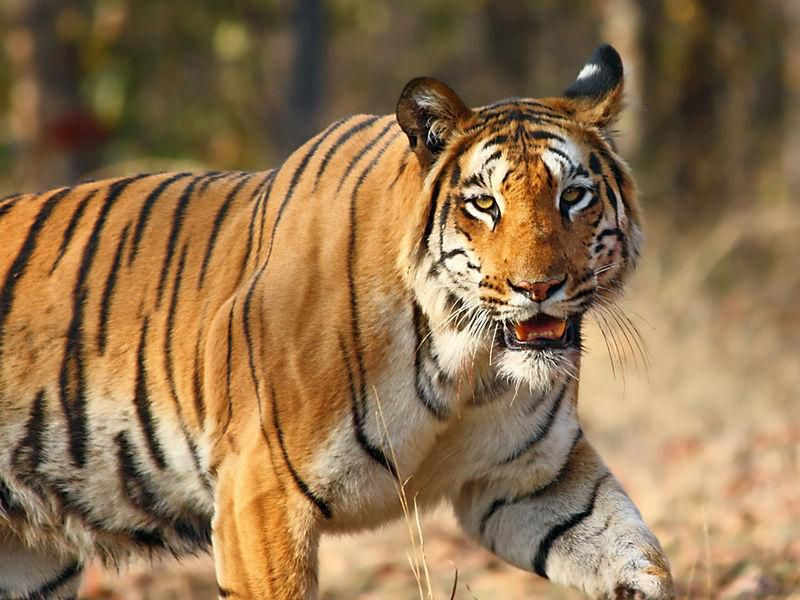
#> input picture tiger.jpg, 800 x 600 px
$ jupyter execute 'Image Processing.ipynb'
#> lines starting #> are read from the running program, lines starting #| are printed output that depends on the picture; after the words box and inside, x2 and y2 are one past the last pixel; in counts of white or black regions, pixels touching at a corner belong together
[cell 1]
import cv2
import numpy as np

[cell 2]
photo=np.zeros((600,600,3))

[cell 3]
photo.shape

# CREATING OUR OWN IMAGE

[cell 4]
#head
cv2.circle(photo, center=(300,75), radius=75, color=(255,255,255), thickness=3)
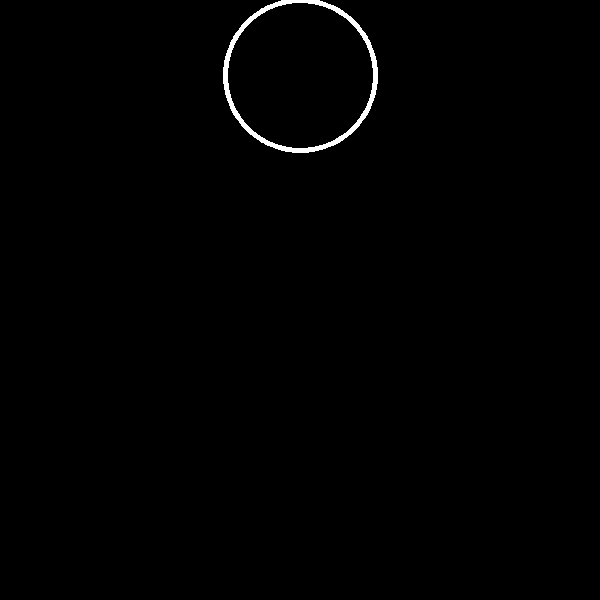
#> photo: shape (600, 600, 3) float64; 0.63% white; 1 white region, box (x1, y1, x2, y2) and area: (223, 0, 378, 153) 2266
#left eye
cv2.circle(photo ,center=(270,50) , radius=10,color=(10,20,30),thickness=2)
#> photo: shape (600, 600, 3) float64; 0.05% of pixels changed, all inside (x1, y1, x2, y2) = (259, 39, 282, 62)
#right eye
cv2.circle(photo ,center=(330,50) , radius=10,color=(10,20,30),thickness=2)
#> photo: shape (600, 600, 3) float64; mean of channels 0, 1, 2 1.6, 1.6, 1.6
#nose
photo[70:100, 300:305]=[255,255,255]
#mouth
cv2.ellipse(photo,(302,110),(30,30),0,0,180,320,-1)

#neck
photo[150:190, 300:310]=[0,255,0]
#chest
photo[190:400, 235:375]=[0,0,255]
#left_hand
photo[190:200, 80:235]=[0,255,255]
#right hand
photo[190:200, 375:530]=[0,255,255]
#left leg
photo[400:550, 250:270]=[0,255,255]
#right leg
photo[400:550, 330:350]=[0,255,255]

cv2.imshow("photo",photo)
cv2.waitKey()
cv2.destroyAllWindows()

# CROP SOME PART OF TWO IMAGES AND SWAP IT

[cell 5]
img1=cv2.imread("tiger.jpg")
#> img1 is the input picture: shape (600, 800, 3); mean B, G, R 79.3, 114.9, 144.6
img2=cv2.imread("nature.jpg")
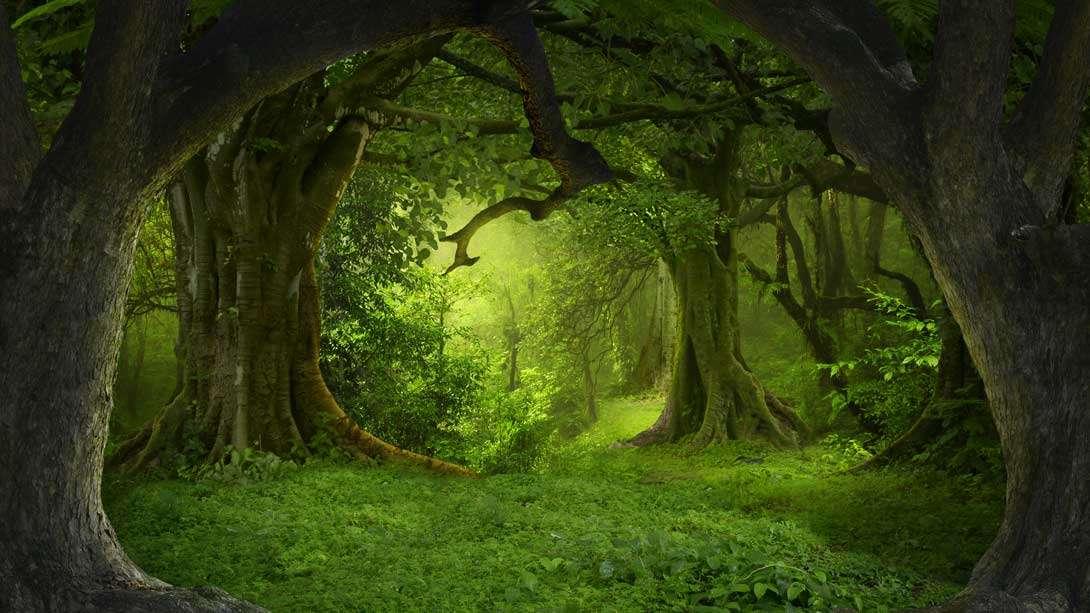
#> input picture nature.jpg, 1090 x 613 px
#> img2 is the input picture: shape (613, 1090, 3); mean B, G, R 19.4, 64.6, 52.1
cv2.imshow('img1',img1)
cv2.imshow('img2',img2)
cv2.waitKey()
cv2.destroyAllWindows()

[cell 6]
img1.shape
#> Out = (600, 800, 3)

[cell 7]
img22=cv2.imread('nature.jpg')

[cell 8]
img2.shape
#> Out = (613, 1090, 3)

[cell 9]
img11=img1[0:400, 100:700]
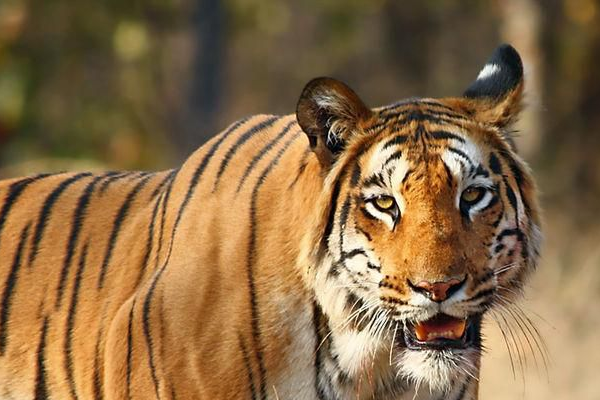
#> img11: shape (400, 600, 3); mean B, G, R 70.3, 107.2, 137.2
cv2.imshow('Cropped Image 1',img11)
cv2.waitKey()
cv2.destroyAllWindows()

[cell 10]
img2[200:600, 100:700]=img11
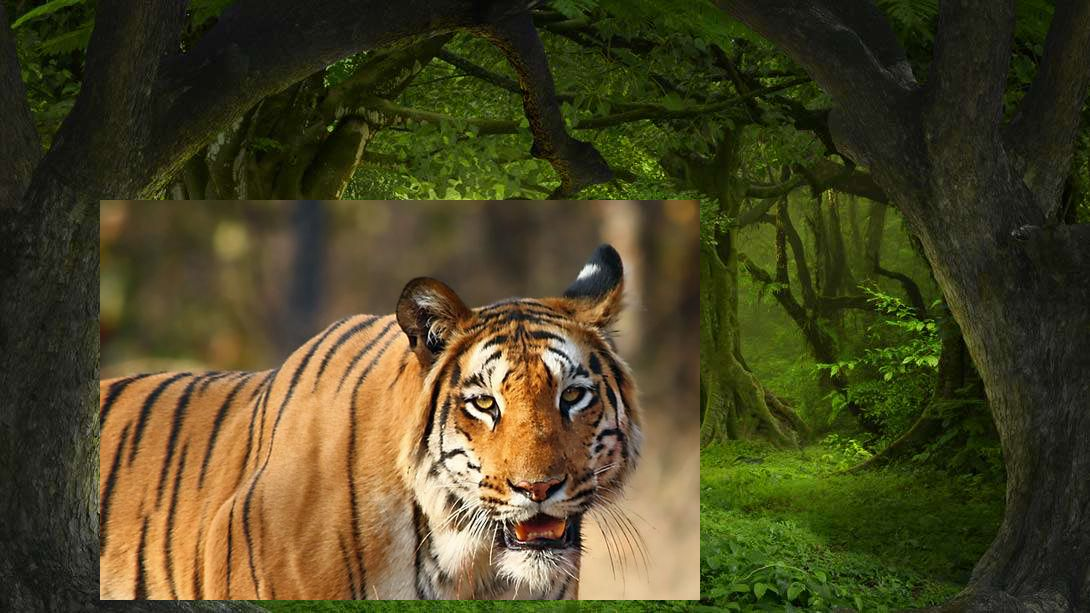
#> img2: shape (613, 1090, 3); mean B, G, R 36.5, 69.6, 75.1
cv2.imshow('swaping1',img2)
cv2.waitKey()
cv2.destroyAllWindows()

[cell 11]
img21=img22[0:400, 100:700]
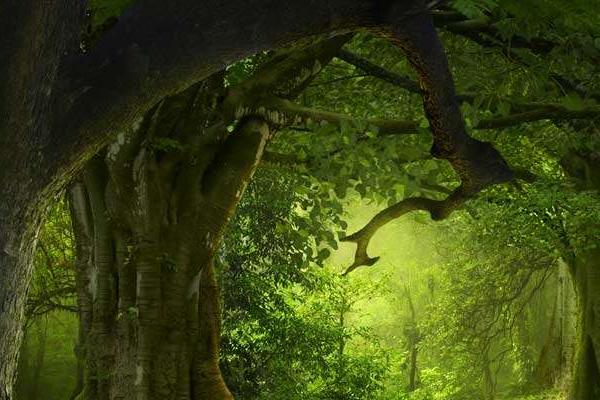
#> img21: shape (400, 600, 3); mean B, G, R 19.7, 70.2, 59.6
cv2.imshow('Cropped Image 2',img21)
cv2.waitKey()
cv2.destroyAllWindows()

[cell 12]
img1[200:600, 100:700]=img21
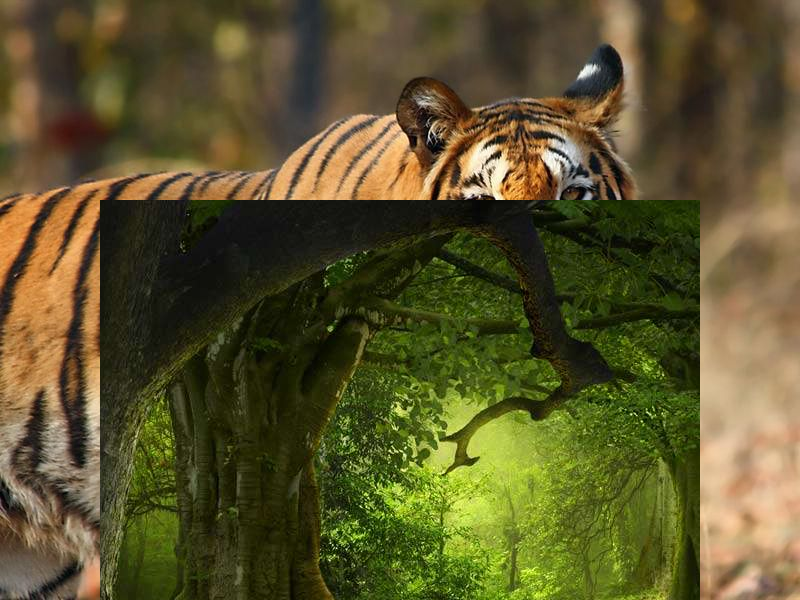
#> img1: shape (600, 800, 3); mean B, G, R 43.1, 83.9, 90.4
cv2.imshow('swaping2',img1)
cv2.waitKey()
cv2.destroyAllWindows()

#  TAKING 2 IMAGE AND COMBINING IT TO FORM SINGLE IMAGE

[cell 13]
img01=cv2.imread("tiger.jpg")
img02=cv2.imread("nature.jpg")

print(img01.shape)
#| (600, 800, 3)
print(img02.shape)
#| (613, 1090, 3)

[cell 14]
img02=img02[0:600, 0:800]
hor=np.hstack((img01,img02))
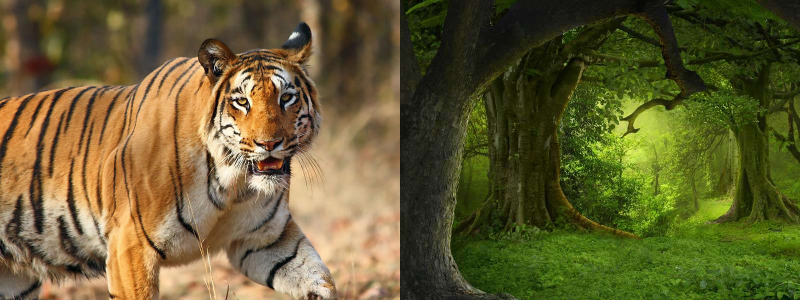
#> hor: shape (600, 1600, 3) (shown at 1/2 size); mean B, G, R 49.6, 93.1, 101

cv2.imshow("Horizontal Collage", hor)
cv2.waitKey()
cv2.destroyAllWindows()

[cell 15]
img01=img01[0:400, 0:600]
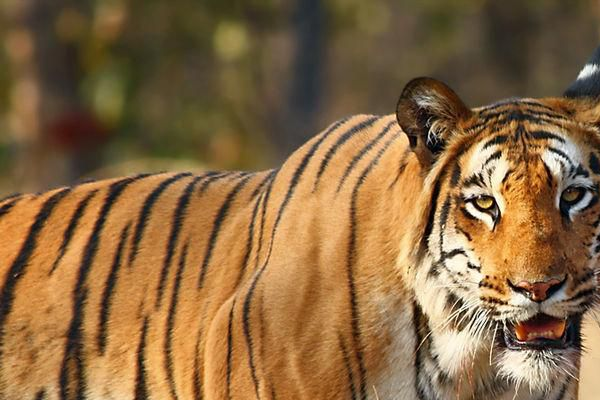
#> img01: shape (400, 600, 3); mean B, G, R 66, 104.5, 136.9
img02=img02[0:400, 0:600]
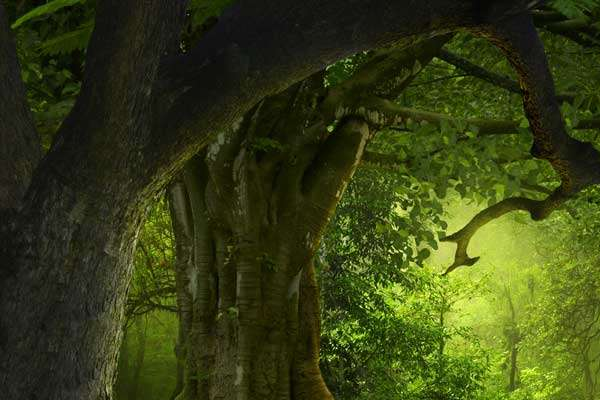
#> img02: shape (400, 600, 3); mean B, G, R 20.8, 64.2, 55.4

ver=np.vstack((img01,img02))
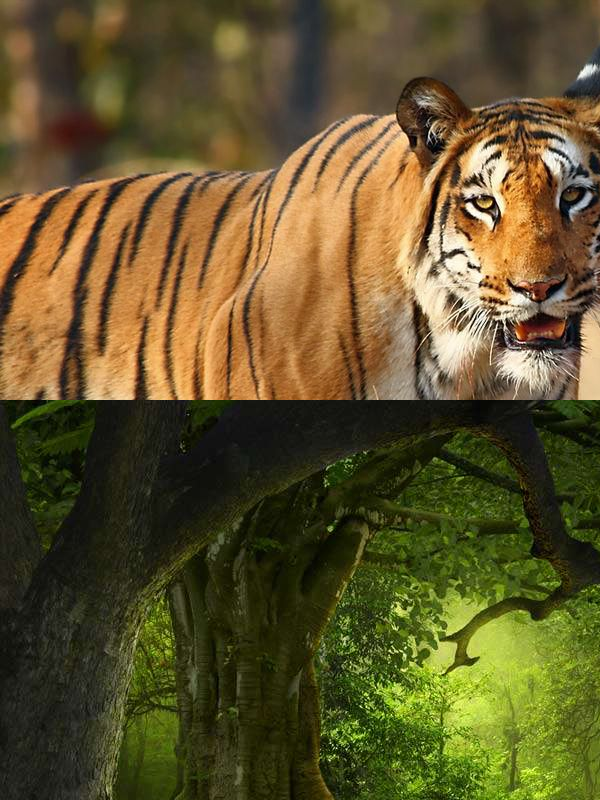
#> ver: shape (800, 600, 3); mean B, G, R 43.4, 84.3, 96.1
cv2.imshow("Vertical Collage", ver)
cv2.waitKey()
cv2.destroyAllWindows()
